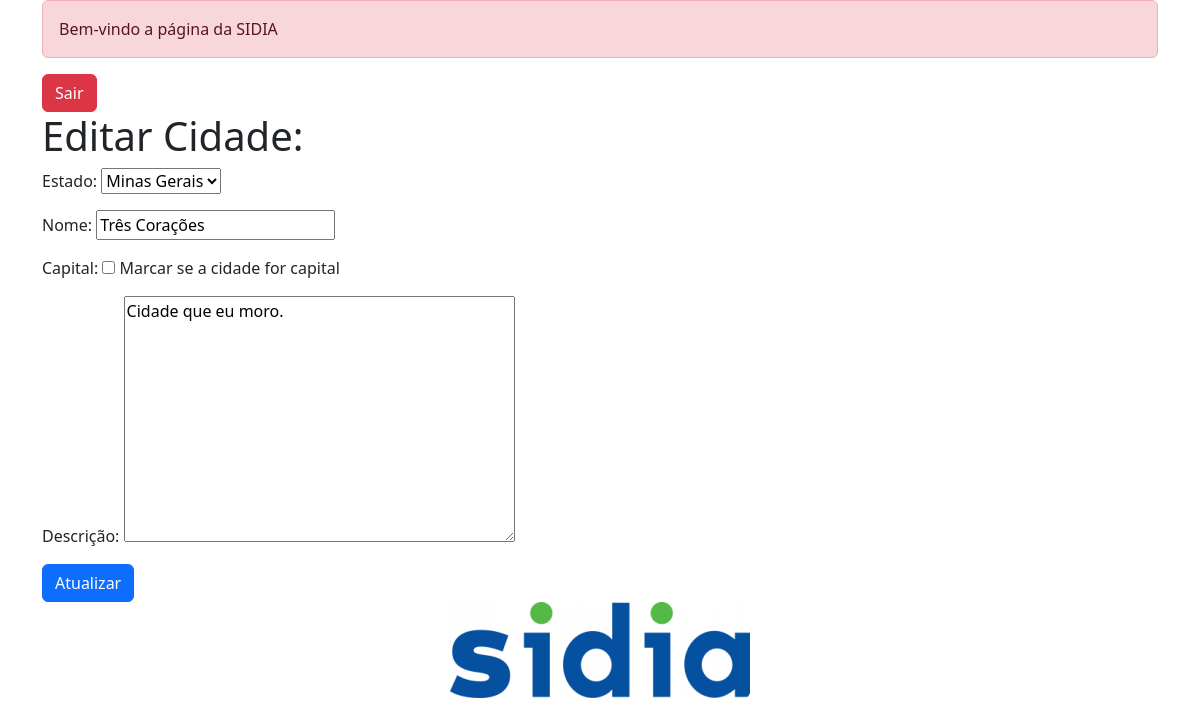
Page /update/1/ (signed in) on the committed database.
### cadastros/models.py (models this page shows, shortened)
class Cidade(models.Model):
    estado = models.ForeignKey(Estado, on_delete=models.PROTECT, null=True,
                               blank=False)  # nulo no banco e não nulo no formulario
    nome = models.CharField(max_length=100, unique=True)
    capital = models.BooleanField(default=False, help_text="Marcar se a cidade for capital")
    descricao = models.TextField(verbose_name="Descrição", blank=True, null=True)

class Estado(models.Model):
    pais = models.ForeignKey(Pais, on_delete=models.PROTECT)
    nome = models.CharField(max_length=80)
    def __str__(self):
        return self.nome
    class Meta:
        ordering = ('nome',)

### cadastros/views.py (the view)
# urls.py: path('update/<int:pk>/', login_required(CidadeUpdate.as_view()), name='cidades-editar'),
class CidadeUpdate(UpdateView, SuccessMessageMixin):
    model = Cidade
    form_class =  CidadeForm
    template_name = 'cadastros/edita_cidades.html'
    success_url = reverse_lazy('cidades-list')
    success_message = 'Cadastro atualizado com sucesso!'

### cadastros/forms.py (shortened to what this page needs)
class CidadeForm(forms.ModelForm):
    class Meta:
        model = Cidade
        fields = '__all__'

### cadastros/templates/cadastros/edita_cidades.html (shortened to what this page needs)
{% extends 'base.html' %}
{% block conteudo %}
  <h1>Editar Cidade:</h1>
  <form action="{% url 'cidades-editar' cidade.pk %}" method="POST">
      {{ form.as_p }}
      <button type="submit" class="btn btn-primary">Atualizar</button>
  </form>
{% endblock %}

### rows in the picture
Cidade: estado "Minas Gerais", descricao "Cidade que eu moro."
Estado: nome "Três Corações"
